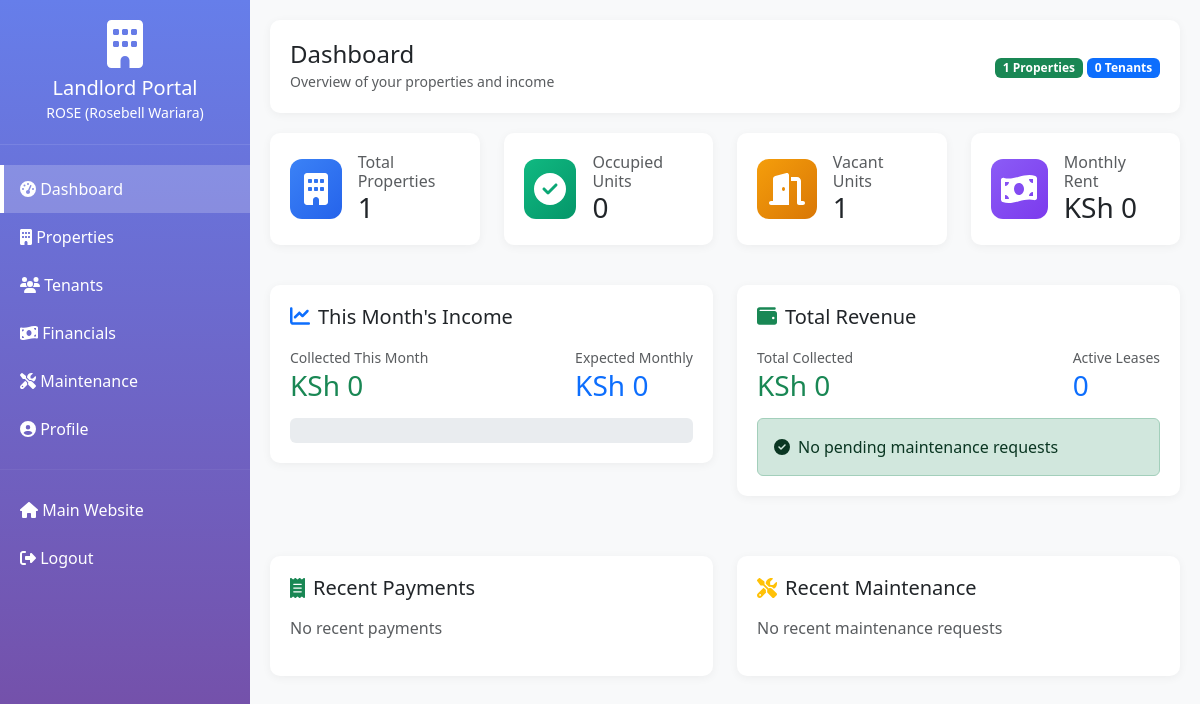
The page /landlord/dashboard/ (signed in) on the database its author committed.
### listings/models.py (models this page shows, shortened)
class Landlord(models.Model):
    user = models.OneToOneField(User, on_delete=models.CASCADE, related_name='landlord_profile')
    phone = models.CharField(max_length=20)
    id_number = models.CharField(max_length=20, blank=True, verbose_name="ID/Passport Number")
    kra_pin = models.CharField(max_length=20, blank=True, verbose_name="KRA PIN")
    bank_name = models.CharField(max_length=100, blank=True)
    bank_account = models.CharField(max_length=50, blank=True)
    bank_branch = models.CharField(max_length=100, blank=True)
    address = models.TextField(blank=True)
    city = models.CharField(max_length=100, blank=True)
    postal_code = models.CharField(max_length=20, blank=True)
    profile_image = models.ImageField(upload_to='landlords/', blank=True, null=True)
    company_name = models.CharField(max_length=200, blank=True, help_text="If representing a company")
    is_active = models.BooleanField(default=True)
    is_verified = models.BooleanField(default=False, help_text="Admin must verify landlord")
    created_at = models.DateTimeField(auto_now_add=True)
    updated_at = models.DateTimeField(auto_now=True)
    class Meta:
        ordering = ['-created_at']
        verbose_name = "Landlord"
        verbose_name_plural = "Landlords"
    @property
    def full_name(self):
        if self.company_name:
            return f"{self.company_name} ({self.user.get_full_name()})"
        return self.user.get_full_name() or self.user.username
    @property
    def total_properties(self):
        return self.properties.count()
    @property
    def total_tenants(self):
        from listings.models import Tenant
        return Tenant.objects.filter(leases__property_item__landlord=self, leases__status='active').distinct().count()

### listings/landlord_views.py (the view)
# urls.py: path('dashboard/', landlord_views.landlord_dashboard, name='dashboard'),
@login_required(login_url='/landlord/login/')
def landlord_dashboard(request):
    try:
        landlord = Landlord.objects.get(user=request.user)
    except Landlord.DoesNotExist:
        messages.error(request, 'You are not registered as a landlord.')
        return redirect('listings:home')
    properties = Property.objects.filter(landlord=landlord).select_related('county')
    total_properties = properties.count()
    total_units = properties.count()  # For now, 1 property = 1 unit
    active_leases = Lease.objects.filter(
        property_item__landlord=landlord,
        status='active'
    ).select_related('tenant', 'property_item')
    occupied_units = active_leases.count()
    vacant_units = total_units - occupied_units
    current_month = timezone.now().month
    current_year = timezone.now().year
    monthly_rent = active_leases.aggregate(
        total=Sum('monthly_rent')
    )['total'] or Decimal('0.00')
    payments_this_month = Payment.objects.filter(
        lease__property_item__landlord=landlord,
        payment_date__month=current_month,
        payment_date__year=current_year,
        status='confirmed'
    ).aggregate(total=Sum('amount'))['total'] or Decimal('0.00')
    total_received = Payment.objects.filter(
        lease__property_item__landlord=landlord,
        status='confirmed'
    ).aggregate(total=Sum('amount'))['total'] or Decimal('0.00')
    pending_maintenance = MaintenanceRequest.objects.filter(
        lease__property_item__landlord=landlord,
        status__in=['pending', 'in_progress']
    ).count()
    recent_payments = Payment.objects.filter(
        lease__property_item__landlord=landlord
    ).select_related('lease__tenant', 'lease__property_item').order_by('-payment_date')[:5]
    recent_maintenance = MaintenanceRequest.objects.filter(
        lease__property_item__landlord=landlord
    ).select_related('tenant', 'lease__property_item').order_by('-reported_date')[:5]
    context = {
        'landlord': landlord,
        'total_properties': total_properties,
        'occupied_units': occupied_units,
        'vacant_units': vacant_units,
        'monthly_rent': monthly_rent,
        'payments_this_month': payments_this_month,
        'total_received': total_received,
        'pending_maintenance': pending_maintenance,
        'recent_payments': recent_payments,
        'recent_maintenance': recent_maintenance,
        'active_leases': active_leases[:5],  # Show 5 most recent
    }
    return render(request, 'landlord/dashboard.html', context)

### listings/templates/landlord/dashboard.html (shortened to what this page needs)
{% extends 'landlord/base.html' %}
{% block page_title %}Dashboard{% endblock %}
{% block page_subtitle %}Overview of your properties and income{% endblock %}
{% block content %}
<div class="row mb-4">
    <div class="col-md-3 mb-3">
        <div class="stat-card">
            <div class="d-flex align-items-center">
                <div class="stat-icon me-3" style="background: linear-gradient(135deg, #3b82f6 0%, #2563eb 100%); color: white; width: 60px; height: 60px; border-radius: 12px; display: flex; align-items: center; justify-content: center;">
                    <i class="fas fa-building fa-2x"></i>
                </div>
                <div>
                    <h6 class="text-muted mb-0">Total Properties</h6>
                    <h3 class="mb-0">{{ total_properties }}</h3>
                </div>
            </div>
        </div>
    </div>
    <div class="col-md-3 mb-3">
        <div class="stat-card">
            <div class="d-flex align-items-center">
                <div class="stat-icon me-3" style="background: linear-gradient(135deg, #10b981 0%, #059669 100%); color: white; width: 60px; height: 60px; border-radius: 12px; display: flex; align-items: center; justify-content: center;">
                    <i class="fas fa-check-circle fa-2x"></i>
                </div>
                <div>
                    <h6 class="text-muted mb-0">Occupied Units</h6>
                    <h3 class="mb-0">{{ occupied_units }}</h3>
                </div>
            </div>
        </div>
    </div>
    <div class="col-md-3 mb-3">
        <div class="stat-card">
            <div class="d-flex align-items-center">
                <div class="stat-icon me-3" style="background: linear-gradient(135deg, #f59e0b 0%, #d97706 100%); color: white; width: 60px; height: 60px; border-radius: 12px; display: flex; align-items: center; justify-content: center;">
                    <i class="fas fa-door-open fa-2x"></i>
                </div>
                <div>
                    <h6 class="text-muted mb-0">Vacant Units</h6>
                    <h3 class="mb-0">{{ vacant_units }}</h3>
                </div>
            </div>
        </div>
    </div>
    <div class="col-md-3 mb-3">
        <div class="stat-card">
            <div class="d-flex align-items-center">
                <div class="stat-icon me-3" style="background: linear-gradient(135deg, #8b5cf6 0%, #7c3aed 100%); color: white; width: 60px; height: 60px; border-radius: 12px; display: flex; align-items: center; justify-content: center;">
                    <i class="fas fa-money-bill-wave fa-2x"></i>
                </div>
                <div>
                    <h6 class="text-muted mb-0">Monthly Rent</h6>
                    <h3 class="mb-0">KSh {{ monthly_rent|floatformat:0 }}</h3>
                </div>
            </div>
        </div>
    </div>
</div>
<div class="row mb-4">
    <div class="col-md-6 mb-3">
        <div class="data-card">
            <h5 class="mb-3"><i class="fas fa-chart-line me-2 text-primary"></i>This Month's Income</h5>
            <div class="d-flex justify-content-between align-items-center">
                <div>
                    <small class="text-muted">Collected This Month</small>
                    <h3 class="text-success mb-0">KSh {{ payments_this_month|floatformat:0 }}</h3>
                </div>
                <div>
                    <small class="text-muted">Expected Monthly</small>
                    <h3 class="text-primary mb-0">KSh {{ monthly_rent|floatformat:0 }}</h3>
                </div>
            </div>
            <div class="progress mt-3" style="height: 25px;">
                {% widthratio payments_this_month monthly_rent 100 as percentage %}
            </div>
        </div>
    </div>
    <div class="col-md-6 mb-3">
        <div class="data-card">
            <h5 class="mb-3"><i class="fas fa-wallet me-2 text-success"></i>Total Revenue</h5>
            <div class="d-flex justify-content-between align-items-center">
                <div>
                    <small class="text-muted">Total Collected</small>
                    <h3 class="text-success mb-0">KSh {{ total_received|floatformat:0 }}</h3>
                </div>
                <div>
                    <small class="text-muted">Active Leases</small>
                    <h3 class="text-primary mb-0">{{ occupied_units }}</h3>
                </div>
            </div>
            {% if pending_maintenance > 0 %}
                <div class="mt-3 alert alert-warning mb-0">
                    <i class="fas fa-exclamation-triangle me-2"></i>{{ pending_maintenance }} pending maintenance request(s)
                </div>
            {% else %}
                <div class="mt-3 alert alert-success mb-0">
                    <i class="fas fa-check-circle me-2"></i>No pending maintenance requests
                </div>
            {% endif %}
        </div>
    </div>
</div>
<div class="row">
    <div class="col-md-6 mb-3">
        <div class="data-card">
            <h5 class="mb-3"><i class="fas fa-receipt me-2 text-success"></i>Recent Payments</h5>
            {% if recent_payments %}
                <div class="table-responsive">
                    <table class="table table-hover">
                        <thead>
                            <tr>
                                <th>Tenant</th>
                                <th>Property</th>
                                <th>Amount</th>
                                <th>Date</th>
                            </tr>
                        </thead>
                        <tbody>
                            {% for payment in recent_payments %}
                                <tr>
                                    <td>{{ payment.lease.tenant.full_name }}</td>
                                    <td>{{ payment.lease.property_item.title|truncatewords:3 }}</td>
                                    <td class="text-success">KSh {{ payment.amount|floatformat:0 }}</td>
                                    <td>{{ payment.payment_date|date:"M d" }}</td>
                                </tr>
                            {% endfor %}
                        </tbody>
                    </table>
                </div>
                <a href="{% url 'listings:landlord:financials' %}" class="btn btn-sm btn-outline-primary">View All Payments</a>
            {% else %}
                <p class="text-muted">No recent payments</p>
            {% endif %}
        </div>
    </div>
    <div class="col-md-6 mb-3">
        <div class="data-card">
            <h5 class="mb-3"><i class="fas fa-tools me-2 text-warning"></i>Recent Maintenance</h5>
            {% if recent_maintenance %}
                <div class="list-group">
                    {% for request in recent_maintenance %}
                        <div class="list-group-item">
                            <div class="d-flex justify-content-between align-items-center">
                                <div>
                                    <h6 class="mb-1">{{ request.title }}</h6>
                                    <small class="text-muted">
                                        {{ request.tenant.full_name }} - {{ request.lease.property_item.title|truncatewords:3 }}
                                    </small>
                                </div>
                                <span class="badge
                                    {% if request.status == 'pending' %}bg-warning
                                    {% elif request.status == 'in_progress' %}bg-info
                                    {% elif request.status == 'completed' %}bg-success
                                    {% else %}bg-secondary{% endif %}">
                                    {{ request.get_status_display }}
                                </span>
                            </div>
                        </div>
                    {% endfor %}
                </div>
                <a href="{% url 'listings:landlord:maintenance' %}" class="btn btn-sm btn-outline-primary mt-3">View All Requests</a>
            {% else %}
                <p class="text-muted">No recent maintenance requests</p>
            {% endif %}
        </div>
    </div>
</div>
{% endblock %}

### listings/templates/landlord/base.html (shortened to what this page needs)
{% load static %}
<!DOCTYPE html>
<html lang="en">
<head>
    <link href="https://cdn.jsdelivr.net/npm/bootstrap@5.3.0/dist/css/bootstrap.min.css" rel="stylesheet">
    <link rel="stylesheet" href="https://cdnjs.cloudflare.com/ajax/libs/font-awesome/6.4.0/css/all.min.css">
</head>
<body>
    <div class="sidebar">
        <div class="sidebar-header">
            <i class="fas fa-building fa-3x mb-2"></i>
            <h5 class="mb-0">Landlord Portal</h5>
            <small>{{ landlord.full_name }}</small>
        </div>
        <div class="sidebar-menu">
            <a href="{% url 'listings:landlord:dashboard' %}" class="{% if request.resolver_match.url_name == 'dashboard' %}active{% endif %}">
                <i class="fas fa-tachometer-alt"></i> Dashboard
            </a>
            <a href="{% url 'listings:landlord:properties' %}" class="{% if 'properties' in request.path %}active{% endif %}">
                <i class="fas fa-building"></i> Properties
            </a>
            <a href="{% url 'listings:landlord:tenants' %}" class="{% if 'tenants' in request.path %}active{% endif %}">
                <i class="fas fa-users"></i> Tenants
            </a>
            <a href="{% url 'listings:landlord:financials' %}" class="{% if request.resolver_match.url_name == 'financials' %}active{% endif %}">
                <i class="fas fa-money-bill-wave"></i> Financials
            </a>
            <a href="{% url 'listings:landlord:maintenance' %}" class="{% if request.resolver_match.url_name == 'maintenance' %}active{% endif %}">
                <i class="fas fa-tools"></i> Maintenance
            </a>
            <a href="{% url 'listings:landlord:profile' %}" class="{% if request.resolver_match.url_name == 'profile' %}active{% endif %}">
                <i class="fas fa-user-circle"></i> Profile
            </a>
            <hr style="border-color: rgba(255,255,255,0.2);">
            <a href="{% url 'listings:home' %}">
                <i class="fas fa-home"></i> Main Website
            </a>
            <a href="{% url 'listings:landlord:logout' %}">
                <i class="fas fa-sign-out-alt"></i> Logout
            </a>
        </div>
    </div>
    <div class="main-content">
        <div class="header-bar">
            <div class="d-flex justify-content-between align-items-center">
                <div>
                    <h4 class="mb-0">{% block page_title %}Dashboard{% endblock %}</h4>
                    <small class="text-muted">{% block page_subtitle %}Welcome to your landlord portal{% endblock %}</small>
                </div>
                <div>
                    <span class="badge bg-success">{{ landlord.total_properties }} Properties</span>
                    <span class="badge bg-primary">{{ landlord.total_tenants }} Tenants</span>
                </div>
            </div>
        </div>
        {% block content %}{% endblock %}
    </div>
</body>
</html>

### rows shown on the page
Landlord: full_name "ROSE (Rosebell Wariara)", total_properties "1", total_tenants "0"

### other values the page prints
{{ total_properties }} "1"
{{ occupied_units }} "0"
{{ vacant_units }} "1"
{{ monthly_rent|floatformat:0 }} "0"
{{ payments_this_month|floatformat:0 }} "0"
{{ total_received|floatformat:0 }} "0"
